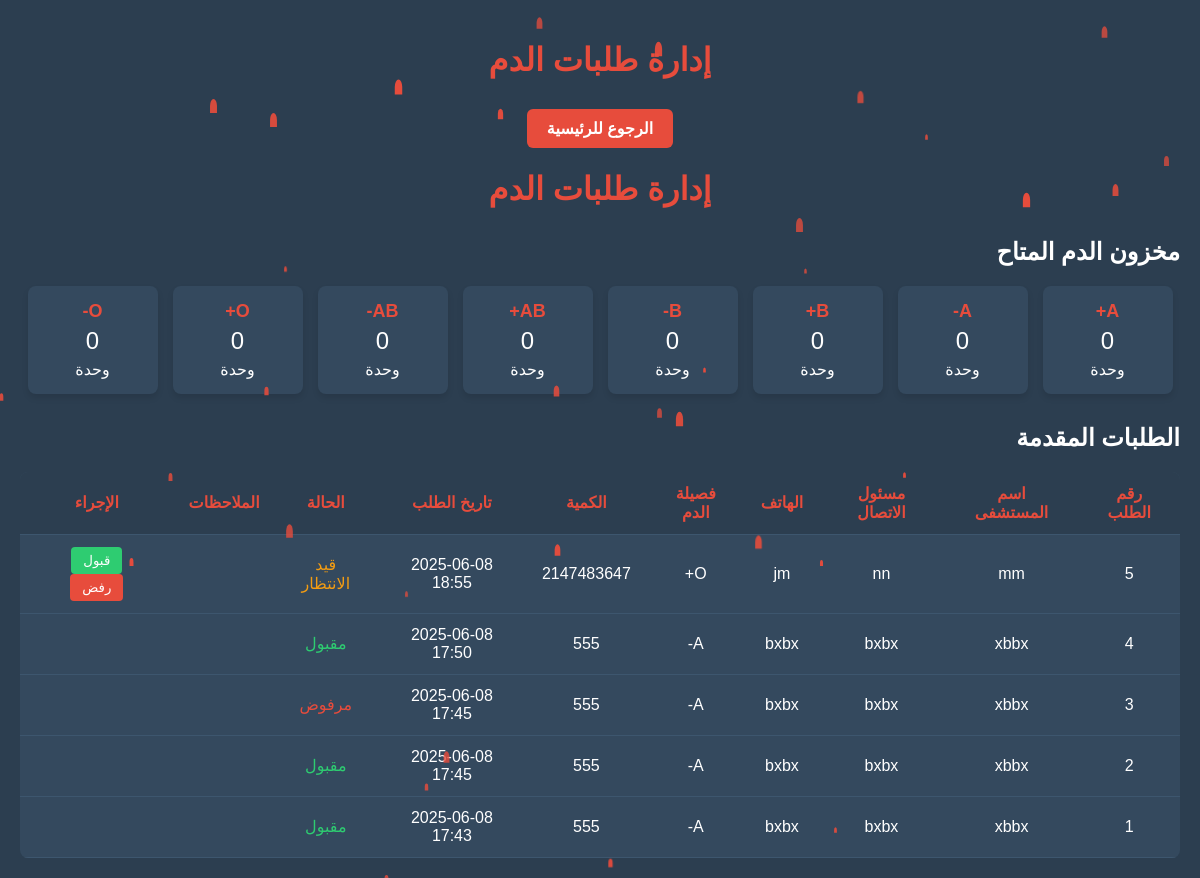
/blood_bank/request.php, run on the app's committed database.
### tables this page shows
CREATE TABLE `blood_requests` (
  `id` int(11) NOT NULL,
  `hospital_name` varchar(255) NOT NULL,
  `contact_person` varchar(255) NOT NULL,
  `phone` varchar(20) NOT NULL,
  `blood_type` varchar(10) NOT NULL,
  `quantity` int(11) NOT NULL,
  `notes` text DEFAULT NULL,
  `request_date` datetime DEFAULT current_timestamp(),
  `status` enum('pending','approved','rejected') NOT NULL DEFAULT 'pending'
);

### blood_bank/request.php (the view, shortened to what this page needs)
<?php
$conn = new mysqli("localhost", "root", "", "blood_bank");
$conn->set_charset("utf8mb4");
$requests = [];
$sql = "SELECT * FROM blood_requests ORDER BY request_date DESC";
$result = $conn->query($sql);
if ($result->num_rows > 0) {
    while($row = $result->fetch_assoc()) {
        $requests[] = $row;
    }
}
$blood_stats = [];
?>
<!DOCTYPE html>
<html lang="ar" dir="rtl">
<head>
<h1>إدارة طلبات الدم</h1>
<div style="text-align: center; margin-bottom: 20px;">
    <a href="index.php" style="
        display: inline-block;
        padding: 10px 20px;
        background-color: #e74c3c;
        color: white;
        text-decoration: none;
        border-radius: 6px;
        font-weight: bold;
        font-family: 'Cairo', sans-serif;
        transition: background-color 0.3s ease;
    " onmouseover="this.style.backgroundColor='#c0392b';" onmouseout="this.style.backgroundColor='#e74c3c';">
        الرجوع للرئيسية
    </a>
</div>
</head>
<body>
    <div class="container">
        <h1>إدارة طلبات الدم</h1>
        <h2>مخزون الدم المتاح</h2>
        <div class="stats-container">
            <?php
            $blood_types = ['A+', 'A-', 'B+', 'B-', 'AB+', 'AB-', 'O+', 'O-'];
            foreach ($blood_types as $type):
                $amount = $blood_stats[$type] ?? 0;
                $isLow = $amount < 5;
            ?>
            <div class="blood-stat <?= $isLow ? 'low-stock' : '' ?>">
                <div class="type"><?= $type ?></div>
                <div class="amount"><?= $amount ?></div>
                <div class="unit">وحدة</div>
            </div>
            <?php endforeach; ?>
        </div>
        <h2>الطلبات المقدمة</h2>
        <table class="requests-table">
            <thead>
                <tr>
                    <th>رقم الطلب</th>
                    <th>اسم المستشفى</th>
                    <th>مسئول الاتصال</th>
                    <th>الهاتف</th>
                    <th>فصيلة الدم</th>
                    <th>الكمية</th>
                    <th>تاريخ الطلب</th>
                    <th>الحالة</th>
                    <th>الملاحظات</th>
                    <th>الإجراء</th>
                </tr>
            </thead>
            <tbody>
                <?php foreach ($requests as $request): ?>
                <?php $status = $request['status'] ?? 'pending'; ?>
                <tr>
                    <td><?= $request['id'] ?></td>
                    <td><?= htmlspecialchars($request['hospital_name']) ?></td>
                    <td><?= htmlspecialchars($request['contact_person']) ?></td>
                    <td><?= htmlspecialchars($request['phone']) ?></td>
                    <td><?= $request['blood_type'] ?></td>
                    <td><?= $request['quantity'] ?></td>
                    <td><?= date('Y-m-d H:i', strtotime($request['request_date'])) ?></td>
                    <td class="status-<?= $status ?>">
                        <?php
                        switch($status) {
                            case 'approved': echo 'مقبول'; break;
                            case 'rejected': echo 'مرفوض'; break;
                            default: echo 'قيد الانتظار';
                        }
                        ?>
                    </td>
                    <td><?= htmlspecialchars($request['notes']) ?></td>
                    <td>
                        <?php if (!isset($request['status']) || $request['status'] === 'pending'): ?>
                        <form method="POST" style="display: inline;">
                            <button type="submit" name="action" value="approve" class="action-btn approve-btn">قبول</button>
                            <button type="submit" name="action" value="reject" class="action-btn reject-btn">رفض</button>
                        </form>
                        <?php endif; ?>
                    </td>
                </tr>
                <?php endforeach; ?>
            </tbody>
        </table>
    </div>
</body>
</html>

### blood_bank/request.php (style rules this page uses)
body { font-family: 'Cairo', sans-serif; background-color: #2c3e50; color: white; margin: 0; padding: 20px; }
.container { max-width: 1200px; margin: 0 auto; }
h1 { color: #e74c3c; text-align: center; margin-bottom: 30px; }
.stats-container { display: flex; flex-wrap: wrap; gap: 15px; margin-bottom: 30px; justify-content: center; }
.blood-stat { background-color: #34495e; padding: 15px; border-radius: 8px; text-align: center; min-width: 100px; box-shadow: 0 4px 6px rgba(0,0,0,0.1); }
.blood-stat .type { font-size: 18px; font-weight: bold; color: #e74c3c; }
.blood-stat .amount { font-size: 24px; margin: 5px 0; }
.requests-table { width: 100%; border-collapse: collapse; margin-top: 20px; background-color: #34495e; border-radius: 8px; overflow: hidden; }
.requests-table th, .requests-table td { padding: 12px 15px; text-align: center; border-bottom: 1px solid #3d566e; }
.requests-table th { background-color: #2c3e50; color: #e74c3c; }
.status-pending { color: #f39c12; }
.status-approved { color: #2ecc71; }
.status-rejected { color: #e74c3c; }
.action-btn { padding: 6px 12px; border: none; border-radius: 4px; cursor: pointer; font-family: 'Cairo', sans-serif; margin: 0 5px; }
.approve-btn { background-color: #2ecc71; color: white; }
.reject-btn { background-color: #e74c3c; color: white; }

### data on the page
blood_requests: id "5", hospital_name "mm", contact_person "nn", phone "jm", blood_type "O+", quantity "2147483647", request_date "2025-06-08 18:55", status "قيد الانتظار"
blood_requests: id "4", hospital_name "xbbx", contact_person "bxbx", phone "bxbx", blood_type "A-", quantity "555", request_date "2025-06-08 17:50", status "مقبول"
blood_requests: id "3", hospital_name "xbbx", contact_person "bxbx", phone "bxbx", blood_type "A-", quantity "555", request_date "2025-06-08 17:45", status "مرفوض"
blood_requests: id "2", hospital_name "xbbx", contact_person "bxbx", phone "bxbx", blood_type "A-", quantity "555", request_date "2025-06-08 17:45", status "مقبول"
blood_requests: id "1", hospital_name "xbbx", contact_person "bxbx", phone "bxbx", blood_type "A-", quantity "555", request_date "2025-06-08 17:43", status "مقبول"

### other printed values
$type "A+"
$amount "0"
$type "A-"
$type "B+"
$type "B-"
$type "AB+"
$type "AB-"
$type "O+"
$type "O-"
